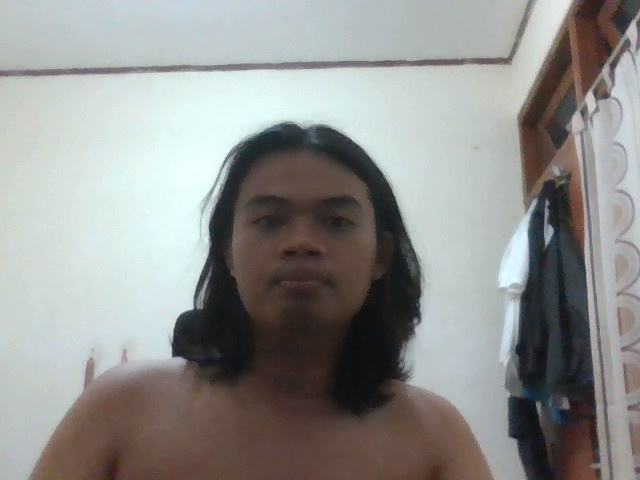
#> input picture data/biometric_templates/1e7bb6da24ca629e_reference.jpg, 640 x 480 px
$ python -i biometric.py   (imports and definitions only)
#> lines starting #> are read from the running program, lines starting #| are printed output that depends on the picture
### securegov/utils/logger.py
# securegov/utils/logger.py
"""
Centralised logging setup for SecureGov.
Call `get_logger(__name__)` in every module to obtain a configured logger.
"""

import logging
import logging.handlers
import os
from securegov.utils.config import LOG_LEVEL, LOG_FILE


def get_logger(name: str) -> logging.Logger:
    """
    Return a module-level logger that writes to both the console and a
    rotating log file (max 5 MB × 3 backups).
    """
#> further down, picture is the input picture: shape (480, 640, 3); mean B, G, R 143.4, 145.6, 144.9
    logger = logging.getLogger(name)

    # Avoid adding duplicate handlers when the same module is imported twice
    if logger.handlers:
        return logger

    logger.setLevel(getattr(logging, LOG_LEVEL.upper(), logging.INFO))

    fmt = logging.Formatter(
        "[%(asctime)s] %(levelname)-8s %(name)s — %(message)s",
        datefmt="%Y-%m-%d %H:%M:%S",
    )

    # Console handler
    try:
        ch = logging.StreamHandler(sys.stdout)
    except Exception:
        ch = logging.StreamHandler()
    ch.setFormatter(fmt)
    logger.addHandler(ch)

    # File handler (rotating)
    os.makedirs(os.path.dirname(LOG_FILE) or ".", exist_ok=True)
    fh = logging.handlers.RotatingFileHandler(
        LOG_FILE, maxBytes=5 * 1024 * 1024, backupCount=3, encoding="utf-8"
    )
    fh.setFormatter(fmt)
    logger.addHandler(fh)

    return logger

### securegov/auth/biometric.py
# securegov/auth/biometric.py
"""
Real Camera Face Biometric & Hardware Authentication Module
============================================================
Implements:
  1. Real OpenCV Webcam Capture and Face Detection using Haar Cascade.
  2. Real Facial Feature Extraction & Matching using OpenCV LBPH (Local Binary Patterns Histograms).
  3. Legacy biometric simulators for backward compatibility with unit tests.
"""

import os
import time
import secrets
import hashlib
from typing import Optional, List, Tuple

import cv2
import numpy as np

from securegov.utils.logger import get_logger

logger = get_logger(__name__)

# Template directory
_TEMPLATE_DIR = os.path.join("data", "biometric_templates")
# [1 line not run here, left out]

# Default Haar Cascade path
_DEFAULT_CASCADE_PATH = os.path.join("data", "haarcascade_frontalface_default.xml")


# ===========================================================================
# Real OpenCV Face Biometric Engine (No Mocks)
# ===========================================================================

class RealFaceBiometric:
    """
    Production-grade biometric module using OpenCV Haar Cascade Face Detection
    and OpenCV LBPHFaceRecognizer for real facial verification.
    """

    def __init__(self, cascade_path: str = _DEFAULT_CASCADE_PATH) -> None:
        self.cascade_path = cascade_path
        self._cascade = None
        self._load_cascade()

    def _load_cascade(self) -> None:
        """Load the Haar Cascade classifier from disk."""
        if os.path.isfile(self.cascade_path):
            self._cascade = cv2.CascadeClassifier(self.cascade_path)
            if self._cascade.empty():
                logger.warning("Failed to initialize CascadeClassifier from %s", self.cascade_path)
                self._cascade = None
        else:
            logger.warning("Cascade file not found at %s", self.cascade_path)

    def is_detector_ready(self) -> bool:
        return self._cascade is not None and not self._cascade.empty()

    # [29 lines left out: functions get_model_path, get_reference_img_path, not called in this run]

    def is_user_enrolled(self, username: str) -> bool:
        return os.path.isfile(self.get_model_path(username))

    # --- Real-Time Face Detection ---

    def detect_faces(self, frame_bgr: np.ndarray) -> List[Tuple[int, int, int, int]]:
        """
        Detect face bounding boxes (x, y, w, h) in a BGR frame.
        """
        if self._cascade is None or frame_bgr is None:
            return []
        gray = cv2.cvtColor(frame_bgr, cv2.COLOR_BGR2GRAY)
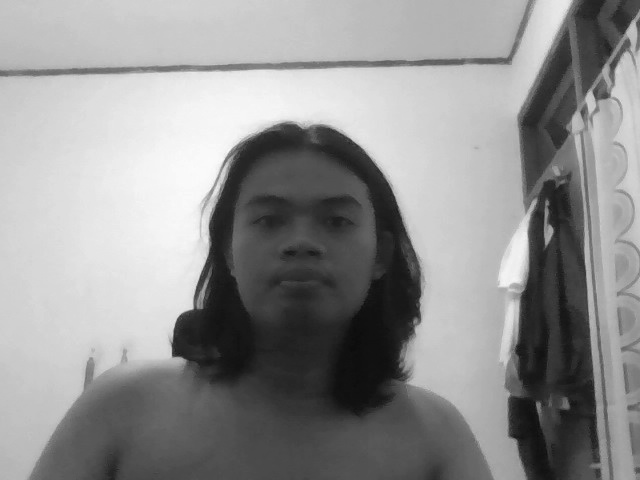
#> gray: shape (480, 640); min 12, max 251, mean 145.1
        gray = cv2.equalizeHist(gray)
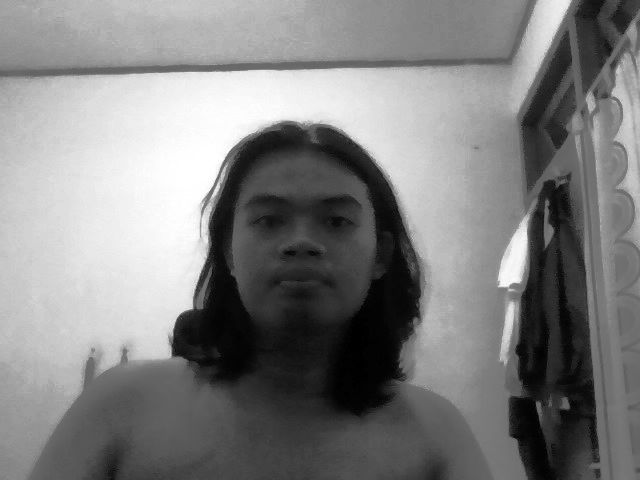
#> gray: shape (480, 640); min 0, max 255, mean 128.4
        faces = self._cascade.detectMultiScale(
            gray,
            scaleFactor=1.15,
            minNeighbors=4,
            minSize=(60, 60),
            flags=cv2.CASCADE_SCALE_IMAGE
        )
#> faces = [[219, 153, 168, 168]]
        return [(int(x), int(y), int(w), int(h)) for (x, y, w, h) in faces]

    # [181 lines left out: functions extract_face_crop, enroll_user, verify_face, not called in this run]


# [78 lines of commented-out code are left out]

>>> import cv2
>>> picture = cv2.imread('../../data/biometric_templates/1e7bb6da24ca629e_reference.jpg')
>>> result = RealFaceBiometric().detect_faces(picture)
#> result = [(219, 153, 168, 168)]

$ run again, on data/biometric_templates/4135aa9dc1b842a6_reference.jpg
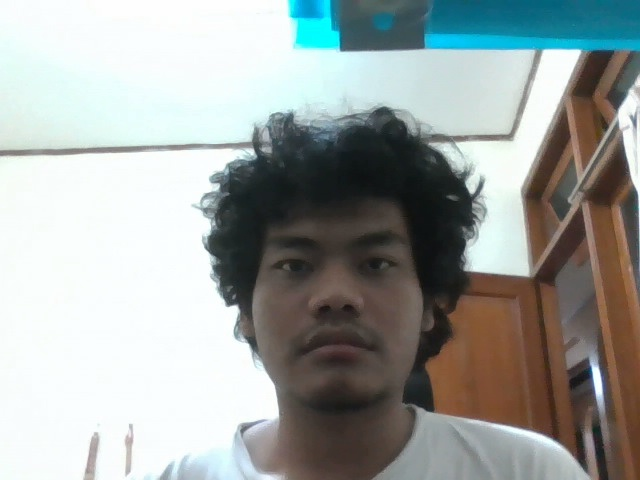
#> input picture data/biometric_templates/4135aa9dc1b842a6_reference.jpg, 640 x 480 px
#> picture is the input picture: shape (480, 640, 3); mean B, G, R 161.2, 163.6, 158
#> in detect_faces, `gray = cv2.cvtColor(frame_bgr, cv2.COLOR_BGR2GRAY)`:
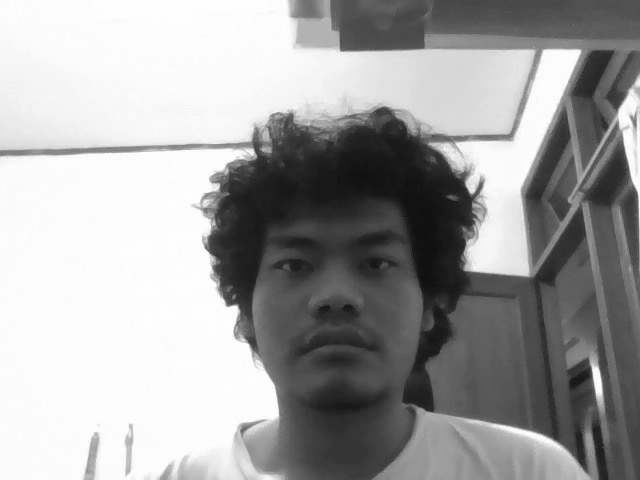
#> gray: shape (480, 640); min 15, max 255, mean 161.7
#> in detect_faces, `gray = cv2.equalizeHist(gray)`:
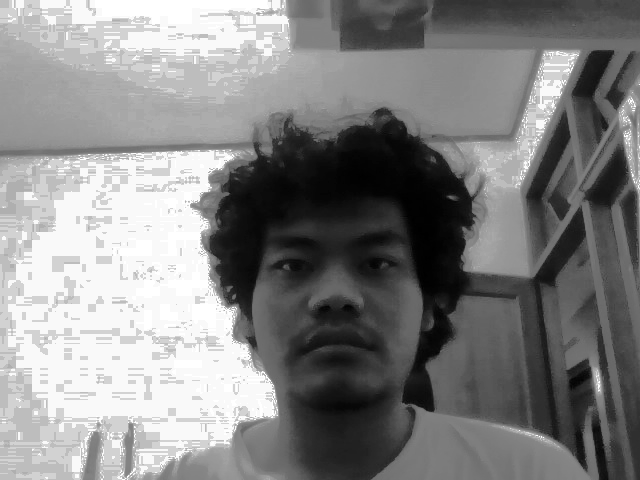
#> gray: shape (480, 640); min 0, max 255, mean 132.4
#> faces = [[234, 186, 205, 205]]
#> result = [(234, 186, 205, 205)]
